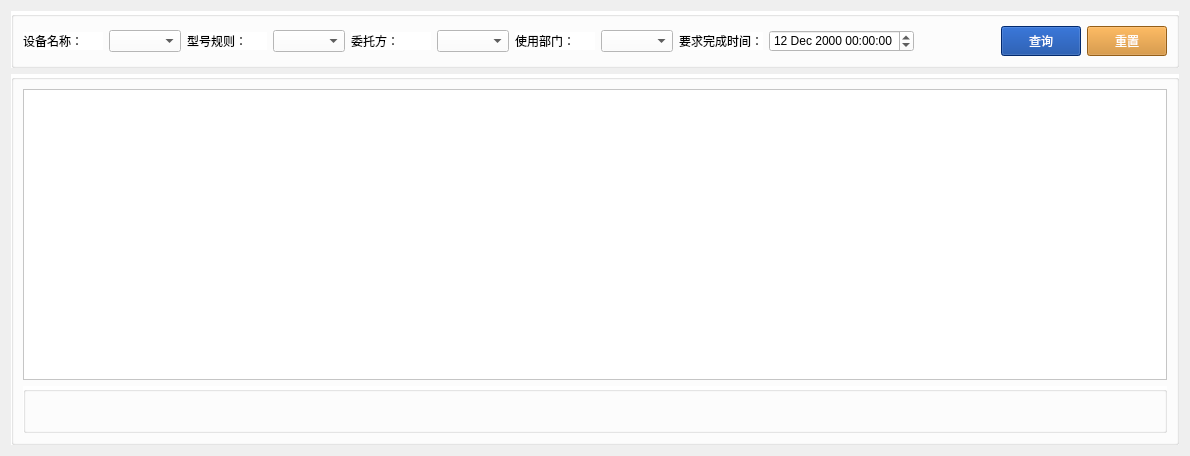
<?xml version="1.0" encoding="UTF-8"?>
<ui version="4.0">
 <class>Depar_Task</class>
 <widget class="QWidget" name="Depar_Task">
  <property name="geometry">
   <rect>
    <x>0</x>
    <y>0</y>
    <width>1190</width>
    <height>456</height>
   </rect>
  </property>
  <property name="windowTitle">
   <string>Form</string>
  </property>
  <property name="styleSheet">
   <string notr="true">color:black;</string>
  </property>
  <layout class="QVBoxLayout" name="verticalLayout">
   <item>
    <widget class="QGroupBox" name="groupBox_2">
     <property name="sizePolicy">
      <sizepolicy hsizetype="Preferred" vsizetype="Fixed">
       <horstretch>0</horstretch>
       <verstretch>0</verstretch>
      </sizepolicy>
     </property>
     <property name="styleSheet">
      <string notr="true">background-color:white;</string>
     </property>
     <property name="title">
      <string/>
     </property>
     <layout class="QHBoxLayout" name="horizontalLayout">
      <item>
       <widget class="QLabel" name="label">
        <property name="sizePolicy">
         <sizepolicy hsizetype="Maximum" vsizetype="Fixed">
          <horstretch>0</horstretch>
          <verstretch>0</verstretch>
         </sizepolicy>
        </property>
        <property name="minimumSize">
         <size>
          <width>80</width>
          <height>0</height>
         </size>
        </property>
        <property name="text">
         <string>设备名称：</string>
        </property>
       </widget>
      </item>
      <item>
       <widget class="QComboBox" name="name"/>
      </item>
      <item>
       <widget class="QLabel" name="label_2">
        <property name="sizePolicy">
         <sizepolicy hsizetype="Maximum" vsizetype="Fixed">
          <horstretch>0</horstretch>
          <verstretch>0</verstretch>
         </sizepolicy>
        </property>
        <property name="minimumSize">
         <size>
          <width>80</width>
          <height>0</height>
         </size>
        </property>
        <property name="text">
         <string>型号规则：</string>
        </property>
       </widget>
      </item>
      <item>
       <widget class="QComboBox" name="mode"/>
      </item>
      <item>
       <widget class="QLabel" name="label_3">
        <property name="sizePolicy">
         <sizepolicy hsizetype="Maximum" vsizetype="Fixed">
          <horstretch>0</horstretch>
          <verstretch>0</verstretch>
         </sizepolicy>
        </property>
        <property name="minimumSize">
         <size>
          <width>80</width>
          <height>0</height>
         </size>
        </property>
        <property name="text">
         <string>委托方：</string>
        </property>
       </widget>
      </item>
      <item>
       <widget class="QComboBox" name="customer"/>
      </item>
      <item>
       <widget class="QLabel" name="label_4">
        <property name="sizePolicy">
         <sizepolicy hsizetype="Maximum" vsizetype="Fixed">
          <horstretch>0</horstretch>
          <verstretch>0</verstretch>
         </sizepolicy>
        </property>
        <property name="minimumSize">
         <size>
          <width>80</width>
          <height>0</height>
         </size>
        </property>
        <property name="text">
         <string>使用部门：</string>
        </property>
       </widget>
      </item>
      <item>
       <widget class="QComboBox" name="dept"/>
      </item>
      <item>
       <widget class="QLabel" name="label_5">
        <property name="sizePolicy">
         <sizepolicy hsizetype="Maximum" vsizetype="Fixed">
          <horstretch>0</horstretch>
          <verstretch>0</verstretch>
         </sizepolicy>
        </property>
        <property name="minimumSize">
         <size>
          <width>80</width>
          <height>0</height>
         </size>
        </property>
        <property name="text">
         <string>要求完成时间：</string>
        </property>
       </widget>
      </item>
      <item>
       <widget class="QDateTimeEdit" name="dateTimeEdit">
        <property name="dateTime">
         <datetime>
          <hour>0</hour>
          <minute>0</minute>
          <second>0</second>
          <year>2000</year>
          <month>12</month>
          <day>12</day>
         </datetime>
        </property>
       </widget>
      </item>
      <item>
       <spacer name="horizontalSpacer">
        <property name="orientation">
         <enum>Qt::Horizontal</enum>
        </property>
        <property name="sizeHint" stdset="0">
         <size>
          <width>40</width>
          <height>20</height>
         </size>
        </property>
       </spacer>
      </item>
      <item>
       <widget class="QPushButton" name="SelectButton">
        <property name="minimumSize">
         <size>
          <width>0</width>
          <height>30</height>
         </size>
        </property>
        <property name="layoutDirection">
         <enum>Qt::LeftToRight</enum>
        </property>
        <property name="styleSheet">
         <string notr="true">background-color:rgb(3, 58, 152);
color:white;
</string>
        </property>
        <property name="text">
         <string>查询</string>
        </property>
        <property name="icon">
         <iconset resource="res/res.qrc">
          <normaloff>:/image/Index/u2189.svg</normaloff>:/image/Index/u2189.svg</iconset>
        </property>
       </widget>
      </item>
      <item>
       <widget class="QPushButton" name="ResetButton">
        <property name="minimumSize">
         <size>
          <width>0</width>
          <height>30</height>
         </size>
        </property>
        <property name="layoutDirection">
         <enum>Qt::LeftToRight</enum>
        </property>
        <property name="styleSheet">
         <string notr="true">background-color:rgb(207, 132, 33);
color:white;
</string>
        </property>
        <property name="text">
         <string>重置</string>
        </property>
        <property name="icon">
         <iconset resource="res/res.qrc">
          <normaloff>:/image/Index/u2188.svg</normaloff>:/image/Index/u2188.svg</iconset>
        </property>
       </widget>
      </item>
     </layout>
    </widget>
   </item>
   <item>
    <widget class="QGroupBox" name="groupBox">
     <property name="styleSheet">
      <string notr="true">background-color:white;</string>
     </property>
     <property name="title">
      <string/>
     </property>
     <layout class="QVBoxLayout" name="verticalLayout_2">
      <item>
       <widget class="QTableWidget" name="tableWidget"/>
      </item>
      <item>
       <widget class="QGroupBox" name="groupBox_3">
        <property name="title">
         <string/>
        </property>
        <layout class="QHBoxLayout" name="horizontalLayout_3">
         <item>
          <layout class="QHBoxLayout" name="HBoxPageLayout"/>
         </item>
         <item>
          <spacer name="horizontalSpacer_2">
           <property name="orientation">
            <enum>Qt::Horizontal</enum>
           </property>
           <property name="sizeHint" stdset="0">
            <size>
             <width>40</width>
             <height>20</height>
            </size>
           </property>
          </spacer>
         </item>
        </layout>
       </widget>
      </item>
     </layout>
    </widget>
   </item>
  </layout>
 </widget>
 <resources>
  <include location="res/res.qrc"/>
 </resources>
 <connections/>
</ui>
